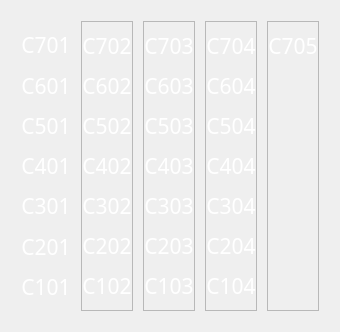
            <widget class="QWidget" name="bay_c_page">
             <layout class="QVBoxLayout" name="verticalLayout_21">
              <item>
               <widget class="QFrame" name="frame_18">
                <property name="frameShape">
                 <enum>QFrame::NoFrame</enum>
                </property>
                <property name="frameShadow">
                 <enum>QFrame::Raised</enum>
                </property>
                <layout class="QHBoxLayout" name="horizontalLayout_7">
                 <property name="spacing">
                  <number>10</number>
                 </property>
                 <property name="leftMargin">
                  <number>10</number>
                 </property>
                 <property name="topMargin">
                  <number>10</number>
                 </property>
                 <property name="rightMargin">
                  <number>10</number>
                 </property>
                 <property name="bottomMargin">
                  <number>10</number>
                 </property>
                 <item>
                  <widget class="QFrame" name="frame_19">
                   <property name="frameShape">
                    <enum>QFrame::NoFrame</enum>
                   </property>
                   <property name="frameShadow">
                    <enum>QFrame::Raised</enum>
                   </property>
                   <layout class="QVBoxLayout" name="verticalLayout_22">
                    <property name="spacing">
                     <number>10</number>
                    </property>
                    <property name="leftMargin">
                     <number>0</number>
                    </property>
                    <property name="rightMargin">
                     <number>0</number>
                    </property>
                    <item>
                     <widget class="QLabel" name="c701">
                      <property name="font">
                       <font>
                        <family>Mitr SemiBold</family>
                        <pointsize>16</pointsize>
                       </font>
                      </property>
                      <property name="styleSheet">
                       <string notr="true">color: rgb(255, 255, 255);</string>
                      </property>
                      <property name="text">
                       <string>C701</string>
                      </property>
                      <property name="alignment">
                       <set>Qt::AlignCenter</set>
                      </property>
                     </widget>
                    </item>
                    <item>
                     <widget class="QLabel" name="c601">
                      <property name="font">
                       <font>
                        <family>Mitr SemiBold</family>
                        <pointsize>16</pointsize>
                       </font>
                      </property>
                      <property name="styleSheet">
                       <string notr="true">color: rgb(255, 255, 255);</string>
                      </property>
                      <property name="text">
                       <string>C601</string>
                      </property>
                      <property name="alignment">
                       <set>Qt::AlignCenter</set>
                      </property>
                     </widget>
                    </item>
                    <item>
                     <widget class="QLabel" name="c501">
                      <property name="font">
                       <font>
                        <family>Mitr SemiBold</family>
                        <pointsize>16</pointsize>
                       </font>
                      </property>
                      <property name="styleSheet">
                       <string notr="true">color: rgb(255, 255, 255);</string>
                      </property>
                      <property name="text">
                       <string>C501</string>
                      </property>
                      <property name="alignment">
                       <set>Qt::AlignCenter</set>
                      </property>
                     </widget>
                    </item>
                    <item>
                     <widget class="QLabel" name="c401">
                      <property name="font">
                       <font>
                        <family>Mitr SemiBold</family>
                        <pointsize>16</pointsize>
                       </font>
                      </property>
                      <property name="styleSheet">
                       <string notr="true">color: rgb(255, 255, 255);</string>
                      </property>
                      <property name="text">
                       <string>C401</string>
                      </property>
                      <property name="alignment">
                       <set>Qt::AlignCenter</set>
                      </property>
                     </widget>
                    </item>
                    <item>
                     <widget class="QLabel" name="c301">
                      <property name="font">
                       <font>
                        <family>Mitr SemiBold</family>
                        <pointsize>16</pointsize>
                       </font>
                      </property>
                      <property name="styleSheet">
                       <string notr="true">color: rgb(255, 255, 255);</string>
                      </property>
                      <property name="text">
                       <string>C301</string>
                      </property>
                      <property name="alignment">
                       <set>Qt::AlignCenter</set>
                      </property>
                     </widget>
                    </item>
                    <item>
                     <widget class="QLabel" name="c201">
                      <property name="font">
                       <font>
                        <family>Mitr SemiBold</family>
                        <pointsize>16</pointsize>
                       </font>
                      </property>
                      <property name="styleSheet">
                       <string notr="true">color: rgb(255, 255, 255);</string>
                      </property>
                      <property name="text">
                       <string>C201</string>
                      </property>
                      <property name="alignment">
                       <set>Qt::AlignCenter</set>
                      </property>
                     </widget>
                    </item>
                    <item>
                     <widget class="QLabel" name="c101">
                      <property name="font">
                       <font>
                        <family>Mitr SemiBold</family>
                        <pointsize>16</pointsize>
                       </font>
                      </property>
                      <property name="styleSheet">
                       <string notr="true">color: rgb(255, 255, 255);</string>
                      </property>
                      <property name="text">
                       <string>C101</string>
                      </property>
                      <property name="alignment">
                       <set>Qt::AlignCenter</set>
                      </property>
                     </widget>
                    </item>
                   </layout>
                  </widget>
                 </item>
                 <item>
                  <widget class="QFrame" name="frame_20">
                   <property name="frameShape">
                    <enum>QFrame::StyledPanel</enum>
                   </property>
                   <property name="frameShadow">
                    <enum>QFrame::Raised</enum>
                   </property>
                   <layout class="QVBoxLayout" name="verticalLayout_24">
                    <property name="spacing">
                     <number>10</number>
                    </property>
                    <property name="leftMargin">
                     <number>0</number>
                    </property>
                    <property name="rightMargin">
                     <number>0</number>
                    </property>
                    <item>
                     <widget class="QLabel" name="c702">
                      <property name="font">
                       <font>
                        <family>Mitr SemiBold</family>
                        <pointsize>16</pointsize>
                       </font>
                      </property>
                      <property name="styleSheet">
                       <string notr="true">color: rgb(255, 255, 255);</string>
                      </property>
                      <property name="text">
                       <string>C702</string>
                      </property>
                      <property name="alignment">
                       <set>Qt::AlignCenter</set>
                      </property>
                     </widget>
                    </item>
                    <item>
                     <widget class="QLabel" name="c602">
                      <property name="font">
                       <font>
                        <family>Mitr SemiBold</family>
                        <pointsize>16</pointsize>
                       </font>
                      </property>
                      <property name="styleSheet">
                       <string notr="true">color: rgb(255, 255, 255);</string>
                      </property>
                      <property name="text">
                       <string>C602</string>
                      </property>
                      <property name="alignment">
                       <set>Qt::AlignCenter</set>
                      </property>
                     </widget>
                    </item>
                    <item>
                     <widget class="QLabel" name="c502">
                      <property name="font">
                       <font>
                        <family>Mitr SemiBold</family>
                        <pointsize>16</pointsize>
                       </font>
                      </property>
                      <property name="styleSheet">
                       <string notr="true">color: rgb(255, 255, 255);</string>
                      </property>
                      <property name="text">
                       <string>C502</string>
                      </property>
                      <property name="alignment">
                       <set>Qt::AlignCenter</set>
                      </property>
                     </widget>
                    </item>
                    <item>
                     <widget class="QLabel" name="c402">
                      <property name="font">
                       <font>
                        <family>Mitr SemiBold</family>
                        <pointsize>16</pointsize>
                       </font>
                      </property>
                      <property name="styleSheet">
                       <string notr="true">color: rgb(255, 255, 255);</string>
                      </property>
                      <property name="text">
                       <string>C402</string>
                      </property>
                      <property name="alignment">
                       <set>Qt::AlignCenter</set>
                      </property>
                     </widget>
                    </item>
                    <item>
                     <widget class="QLabel" name="c302">
                      <property name="font">
                       <font>
                        <family>Mitr SemiBold</family>
                        <pointsize>16</pointsize>
                       </font>
                      </property>
                      <property name="styleSheet">
                       <string notr="true">color: rgb(255, 255, 255);</string>
                      </property>
                      <property name="text">
                       <string>C302</string>
                      </property>
                      <property name="alignment">
                       <set>Qt::AlignCenter</set>
                      </property>
                     </widget>
                    </item>
                    <item>
                     <widget class="QLabel" name="c202">
                      <property name="font">
                       <font>
                        <family>Mitr SemiBold</family>
                        <pointsize>16</pointsize>
                       </font>
                      </property>
                      <property name="styleSheet">
                       <string notr="true">color: rgb(255, 255, 255);</string>
                      </property>
                      <property name="text">
                       <string>C202</string>
                      </property>
                      <property name="alignment">
                       <set>Qt::AlignCenter</set>
                      </property>
                     </widget>
                    </item>
                    <item>
                     <widget class="QLabel" name="c102">
                      <property name="font">
                       <font>
                        <family>Mitr SemiBold</family>
                        <pointsize>16</pointsize>
                       </font>
                      </property>
                      <property name="styleSheet">
                       <string notr="true">color: rgb(255, 255, 255);</string>
                      </property>
                      <property name="text">
                       <string>C102</string>
                      </property>
                      <property name="alignment">
                       <set>Qt::AlignCenter</set>
                      </property>
                     </widget>
                    </item>
                   </layout>
                  </widget>
                 </item>
                 <item>
                  <widget class="QFrame" name="frame_21">
                   <property name="frameShape">
                    <enum>QFrame::StyledPanel</enum>
                   </property>
                   <property name="frameShadow">
                    <enum>QFrame::Raised</enum>
                   </property>
                   <layout class="QVBoxLayout" name="verticalLayout_25">
                    <property name="spacing">
                     <number>10</number>
                    </property>
                    <property name="leftMargin">
                     <number>0</number>
                    </property>
                    <property name="rightMargin">
                     <number>0</number>
                    </property>
                    <item>
                     <widget class="QLabel" name="c703">
                      <property name="font">
                       <font>
                        <family>Mitr SemiBold</family>
                        <pointsize>16</pointsize>
                       </font>
                      </property>
                      <property name="styleSheet">
                       <string notr="true">color: rgb(255, 255, 255);</string>
                      </property>
                      <property name="text">
                       <string>C703</string>
                      </property>
                      <property name="alignment">
                       <set>Qt::AlignCenter</set>
                      </property>
                     </widget>
                    </item>
                    <item>
                     <widget class="QLabel" name="c603">
                      <property name="font">
                       <font>
                        <family>Mitr SemiBold</family>
                        <pointsize>16</pointsize>
                       </font>
                      </property>
                      <property name="styleSheet">
                       <string notr="true">color: rgb(255, 255, 255);</string>
                      </property>
                      <property name="text">
                       <string>C603</string>
                      </property>
                      <property name="alignment">
                       <set>Qt::AlignCenter</set>
                      </property>
                     </widget>
                    </item>
                    <item>
                     <widget class="QLabel" name="c503">
                      <property name="font">
                       <font>
                        <family>Mitr SemiBold</family>
                        <pointsize>16</pointsize>
                       </font>
                      </property>
                      <property name="styleSheet">
                       <string notr="true">color: rgb(255, 255, 255);</string>
                      </property>
                      <property name="text">
                       <string>C503</string>
                      </property>
                      <property name="alignment">
                       <set>Qt::AlignCenter</set>
                      </property>
                     </widget>
                    </item>
                    <item>
                     <widget class="QLabel" name="c403">
                      <property name="font">
                       <font>
                        <family>Mitr SemiBold</family>
                        <pointsize>16</pointsize>
                       </font>
                      </property>
                      <property name="styleSheet">
                       <string notr="true">color: rgb(255, 255, 255);</string>
                      </property>
                      <property name="text">
                       <string>C403</string>
                      </property>
                      <property name="alignment">
                       <set>Qt::AlignCenter</set>
                      </property>
                     </widget>
                    </item>
                    <item>
                     <widget class="QLabel" name="c303">
                      <property name="font">
                       <font>
                        <family>Mitr SemiBold</family>
                        <pointsize>16</pointsize>
                       </font>
                      </property>
                      <property name="styleSheet">
                       <string notr="true">color: rgb(255, 255, 255);</string>
                      </property>
                      <property name="text">
                       <string>C303</string>
                      </property>
                      <property name="alignment">
                       <set>Qt::AlignCenter</set>
                      </property>
                     </widget>
                    </item>
                    <item>
                     <widget class="QLabel" name="c203">
                      <property name="font">
                       <font>
                        <family>Mitr SemiBold</family>
                        <pointsize>16</pointsize>
                       </font>
                      </property>
                      <property name="styleSheet">
                       <string notr="true">color: rgb(255, 255, 255);</string>
                      </property>
                      <property name="text">
                       <string>C203</string>
                      </property>
                      <property name="alignment">
                       <set>Qt::AlignCenter</set>
                      </property>
                     </widget>
                    </item>
                    <item>
                     <widget class="QLabel" name="c103">
                      <property name="font">
                       <font>
                        <family>Mitr SemiBold</family>
                        <pointsize>16</pointsize>
                       </font>
                      </property>
                      <property name="styleSheet">
                       <string notr="true">color: rgb(255, 255, 255);</string>
                      </property>
                      <property name="text">
                       <string>C103</string>
                      </property>
                      <property name="alignment">
                       <set>Qt::AlignCenter</set>
                      </property>
                     </widget>
                    </item>
                   </layout>
                  </widget>
                 </item>
                 <item>
                  <widget class="QFrame" name="frame_22">
                   <property name="frameShape">
                    <enum>QFrame::StyledPanel</enum>
                   </property>
                   <property name="frameShadow">
                    <enum>QFrame::Raised</enum>
                   </property>
                   <layout class="QVBoxLayout" name="verticalLayout_26">
                    <property name="spacing">
                     <number>10</number>
                    </property>
                    <property name="leftMargin">
                     <number>0</number>
                    </property>
                    <property name="rightMargin">
                     <number>0</number>
                    </property>
                    <item>
                     <widget class="QLabel" name="c704">
                      <property name="font">
                       <font>
                        <family>Mitr SemiBold</family>
                        <pointsize>16</pointsize>
                       </font>
                      </property>
                      <property name="styleSheet">
                       <string notr="true">color: rgb(255, 255, 255);</string>
                      </property>
                      <property name="text">
                       <string>C704</string>
                      </property>
                      <property name="alignment">
                       <set>Qt::AlignCenter</set>
                      </property>
                     </widget>
                    </item>
                    <item>
                     <widget class="QLabel" name="c604">
                      <property name="font">
                       <font>
                        <family>Mitr SemiBold</family>
                        <pointsize>16</pointsize>
                       </font>
                      </property>
                      <property name="styleSheet">
                       <string notr="true">color: rgb(255, 255, 255);</string>
                      </property>
                      <property name="text">
                       <string>C604</string>
                      </property>
                      <property name="alignment">
                       <set>Qt::AlignCenter</set>
                      </property>
                     </widget>
                    </item>
                    <item>
                     <widget class="QLabel" name="c504">
                      <property name="font">
                       <font>
                        <family>Mitr SemiBold</family>
                        <pointsize>16</pointsize>
                       </font>
                      </property>
                      <property name="styleSheet">
                       <string notr="true">color: rgb(255, 255, 255);</string>
                      </property>
                      <property name="text">
                       <string>C504</string>
                      </property>
                      <property name="alignment">
                       <set>Qt::AlignCenter</set>
                      </property>
                     </widget>
                    </item>
                    <item>
                     <widget class="QLabel" name="c404">
                      <property name="font">
                       <font>
                        <family>Mitr SemiBold</family>
                        <pointsize>16</pointsize>
                       </font>
                      </property>
                      <property name="styleSheet">
                       <string notr="true">color: rgb(255, 255, 255);</string>
                      </property>
                      <property name="text">
                       <string>C404</string>
                      </property>
                      <property name="alignment">
                       <set>Qt::AlignCenter</set>
                      </property>
                     </widget>
                    </item>
                    <item>
                     <widget class="QLabel" name="c304">
                      <property name="font">
                       <font>
                        <family>Mitr SemiBold</family>
                        <pointsize>16</pointsize>
                       </font>
                      </property>
                      <property name="styleSheet">
                       <string notr="true">color: rgb(255, 255, 255);</string>
                      </property>
                      <property name="text">
                       <string>C304</string>
                      </property>
                      <property name="alignment">
                       <set>Qt::AlignCenter</set>
                      </property>
                     </widget>
                    </item>
                    <item>
                     <widget class="QLabel" name="c204">
                      <property name="font">
                       <font>
                        <family>Mitr SemiBold</family>
                        <pointsize>16</pointsize>
                       </font>
                      </property>
                      <property name="styleSheet">
                       <string notr="true">color: rgb(255, 255, 255);</string>
                      </property>
                      <property name="text">
                       <string>C204</string>
                      </property>
                      <property name="alignment">
                       <set>Qt::AlignCenter</set>
                      </property>
                     </widget>
                    </item>
                    <item>
                     <widget class="QLabel" name="c104">
                      <property name="font">
                       <font>
                        <family>Mitr SemiBold</family>
                        <pointsize>16</pointsize>
                       </font>
                      </property>
                      <property name="styleSheet">
                       <string notr="true">color: rgb(255, 255, 255);</string>
                      </property>
                      <property name="text">
                       <string>C104</string>
                      </property>
                      <property name="alignment">
                       <set>Qt::AlignCenter</set>
                      </property>
                     </widget>
                    </item>
                   </layout>
                  </widget>
                 </item>
                 <item>
                  <widget class="QFrame" name="frame_23">
                   <property name="frameShape">
                    <enum>QFrame::StyledPanel</enum>
                   </property>
                   <property name="frameShadow">
                    <enum>QFrame::Raised</enum>
                   </property>
                   <layout class="QVBoxLayout" name="verticalLayout_27">
                    <property name="spacing">
                     <number>10</number>
                    </property>
                    <property name="leftMargin">
                     <number>0</number>
                    </property>
                    <property name="rightMargin">
                     <number>0</number>
                    </property>
                    <item>
                     <widget class="QLabel" name="c705">
                      <property name="font">
                       <font>
                        <family>Mitr SemiBold</family>
                        <pointsize>16</pointsize>
                       </font>
                      </property>
                      <property name="styleSheet">
                       <string notr="true">color: rgb(255, 255, 255);</string>
                      </property>
                      <property name="text">
                       <string>C705</string>
                      </property>
                      <property name="alignment">
                       <set>Qt::AlignCenter</set>
                      </property>
                     </widget>
                    </item>
                    <item>
                     <widget class="QLabel" name="label_81">
                      <property name="font">
                       <font>
                        <family>Mitr SemiBold</family>
                        <pointsize>16</pointsize>
                       </font>
                      </property>
                      <property name="text">
                       <string/>
                      </property>
                      <property name="alignment">
                       <set>Qt::AlignCenter</set>
                      </property>
                     </widget>
                    </item>
                    <item>
                     <widget class="QLabel" name="label_82">
                      <property name="font">
                       <font>
                        <family>Mitr SemiBold</family>
                        <pointsize>16</pointsize>
                       </font>
                      </property>
                      <property name="text">
                       <string/>
                      </property>
                      <property name="alignment">
                       <set>Qt::AlignCenter</set>
                      </property>
                     </widget>
                    </item>
                    <item>
                     <widget class="QLabel" name="label_83">
                      <property name="font">
                       <font>
                        <family>Mitr SemiBold</family>
                        <pointsize>16</pointsize>
                       </font>
                      </property>
                      <property name="text">
                       <string/>
                      </property>
                      <property name="alignment">
                       <set>Qt::AlignCenter</set>
                      </property>
                     </widget>
                    </item>
                    <item>
                     <widget class="QLabel" name="label_84">
                      <property name="font">
                       <font>
                        <family>Mitr SemiBold</family>
                        <pointsize>16</pointsize>
                       </font>
                      </property>
                      <property name="text">
                       <string/>
                      </property>
                      <property name="alignment">
                       <set>Qt::AlignCenter</set>
                      </property>
                     </widget>
                    </item>
                    <item>
                     <widget class="QLabel" name="label_85">
                      <property name="font">
                       <font>
                        <family>Mitr SemiBold</family>
                        <pointsize>16</pointsize>
                       </font>
                      </property>
                      <property name="text">
                       <string/>
                      </property>
                      <property name="alignment">
                       <set>Qt::AlignCenter</set>
                      </property>
                     </widget>
                    </item>
                    <item>
                     <widget class="QLabel" name="label_86">
                      <property name="font">
                       <font>
                        <family>Mitr SemiBold</family>
                        <pointsize>16</pointsize>
                       </font>
                      </property>
                      <property name="text">
                       <string/>
                      </property>
                      <property name="alignment">
                       <set>Qt::AlignCenter</set>
                      </property>
                     </widget>
                    </item>
                   </layout>
                  </widget>
                 </item>
                </layout>
               </widget>
              </item>
             </layout>
            </widget>
